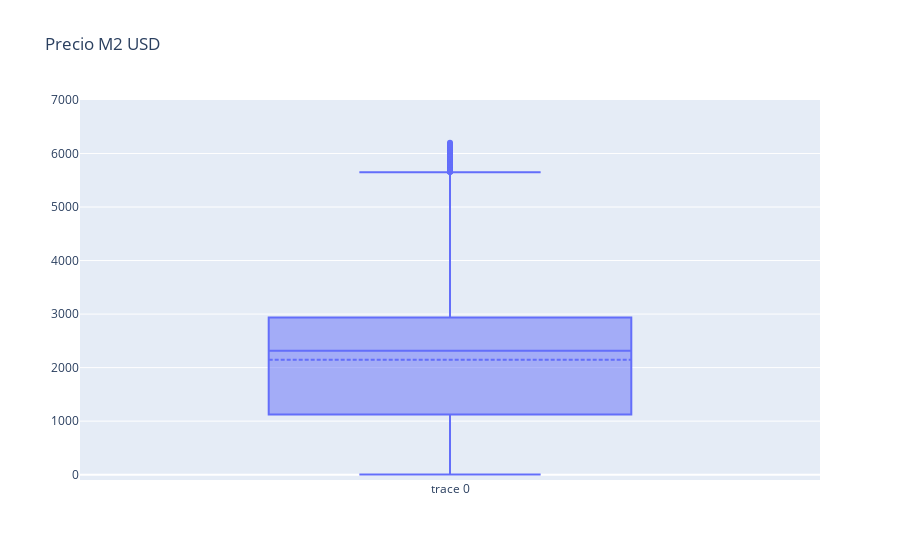

Notebook cell for this chart:
### Code cell
fig = go.Figure()

fig.add_trace(go.Box(
#    x=df_filtrado_prov["Provincia"],
    y=df_def_sinout["Precio M2 USD"],
    boxmean=True))
fig.update_layout(yaxis_range=[-100,7000], title="Precio M2 USD")
fig.show()

### Figure 1 — Plotly figure (JSON) as saved in the notebook; plotly's stock layout.template omitted (floating-point values rounded to 4 significant figures; data arrays with more than 128 entries replaced by an {"elided": "..."} marker saying what was removed)
{"data": [{"boxmean": true, "type": "box", "y": {"elided": "8404 float values"}}], "layout": {"title": {"text": "Precio M2 USD"}, "yaxis": {"range": [-100, 7000]}}}
